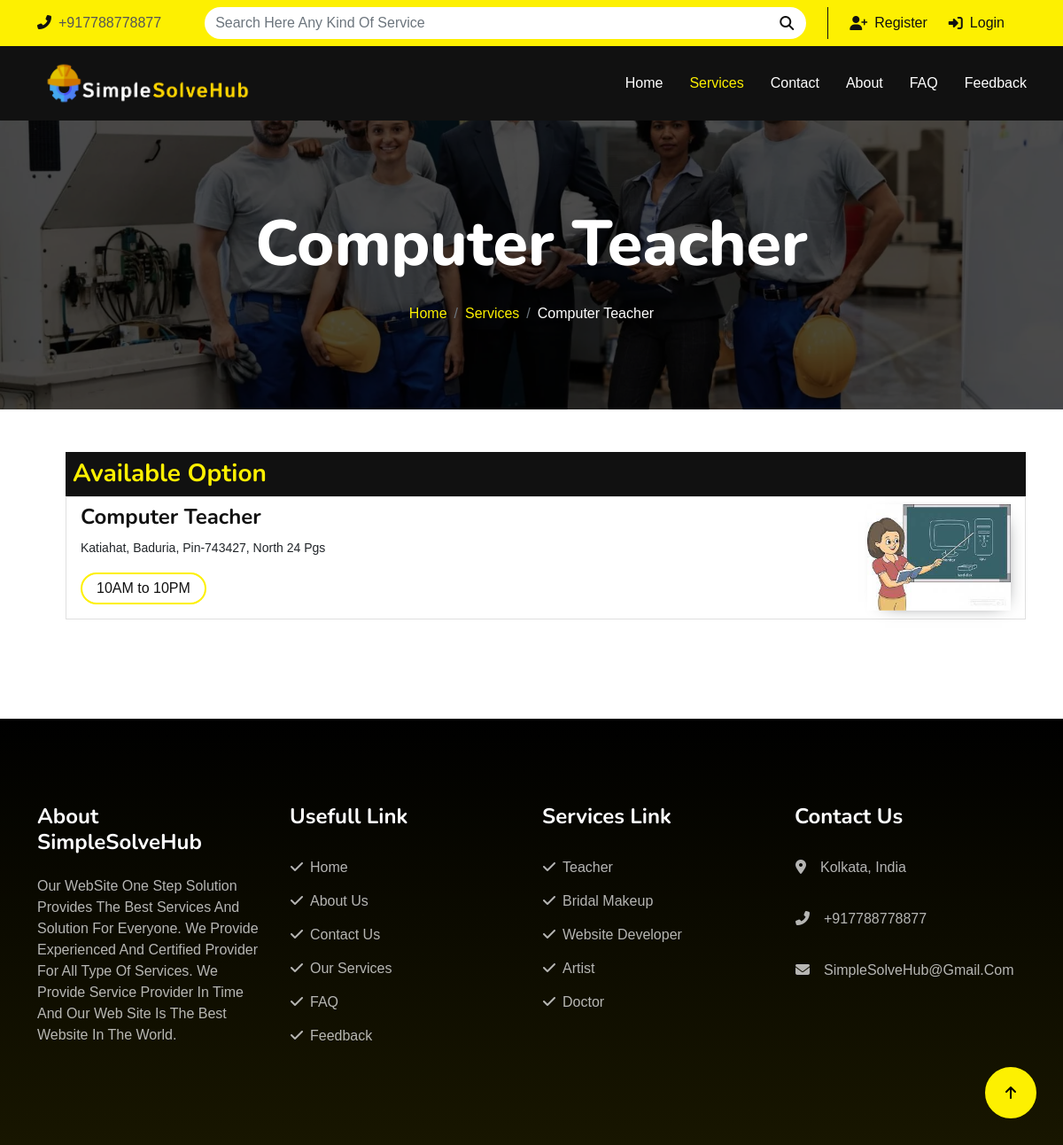
/popular_service_option.php?id=Computer Teacher, run on the app's committed database.
### tables this page shows
CREATE TABLE `agent_service` (
  `id` int(11) NOT NULL,
  `user_id` text NOT NULL,
  `service_profession` text NOT NULL,
  `service_name` text NOT NULL,
  `description` text NOT NULL,
  `address` text NOT NULL,
  `email` text NOT NULL,
  `mobile_number` text NOT NULL,
  `service_image` text NOT NULL,
  `auth` text NOT NULL
);

### popular_service_option.php (the view, shortened to what this page needs)
<?php
  require './components/head.php';
  include('./config/db_con.php');
  $id=$_GET['id'];
?>
</head>
<body>
   <?php require './components/top_nav.php' ?>
    <?php require './components/navbar.php' ?>
    <div class="container-fluid page-header py-5">
        <div class="container text-center py-5">
            <h1 class="display-2 text-white mb-4 animated slideInDown"><?php echo $id; ?></h1>
            <nav aria-label="breadcrumb">
                <ol class="breadcrumb justify-content-center mb-0 animated slideInDown">
                    <li class="breadcrumb-item"><a href="./index.php">Home</a></li>
                    <li class="breadcrumb-item"><a href="./service.php">Services</a></li>
                    <li class="breadcrumb-item text-white" aria-current="page"><?php echo $id; ?></li>
                </ol>
            </nav>
        </div>
    </div>
    <div class="container mt-5">
        <div class="row">
            <div class="col-12">
                <ul class="">
                    <h3 class="bg-dark p-2 m-0 text-primary">Available Option</h3>
                    <?php
                        $sql="SELECT * FROM `agent_service` where service_name='$id' AND auth='0' order by id desc";
                        $data=mysqli_query($conn,$sql);
                        while($result=mysqli_fetch_assoc($data))
                        {
                            ?>
                                <a href="./service_details.php?id=<?php echo $result['id'];?>" class="list-group-item list-group-item-action d-flex justify-content-between align-items-center">
                                    <div class="flex-column">
                                        <h4><?php echo $result['service_name'] ?></h4>
                                        <p><small><?php echo $result['address'] ?></small></p>
                                        <span class="mb-2 px-3 py-1 text-dark rounded-pill d-inline-block border border-2 border-primary"> 10AM to 10PM</span>
                                    </div>
                                    <div class="image-parent">
                                        <img src="./agent/<?php echo $result['service_image'] ?>" class="shop_img" alt="quixote">
                                    </div>
                                </a>
                            <?php
                        }
                    ?>
                </ul>
            </div>
        </div>
    </div>
    <?php require './components/footer.php' ?>
    <a href="#" class="btn btn-primary rounded-circle border-3 back-to-top"><i class="fa fa-arrow-up"></i></a>
</body>
</html>

### css/style.css (style rules this page uses)
.back-to-top { position: fixed; right: 30px; bottom: 30px; display: flex; width: 58px; height: 58px; align-items: center; justify-content: center; z-index: 99; }
.btn { text-transform: uppercase; font-weight: 500; transition: .5s; }
.btn.btn-primary { box-shadow: inset 0 0 0 0 var(--bs-dark); }
.page-header { background: linear-gradient(rgba(0, 0, 0, .7), rgba(0, 0, 0, .7)), url(../img/hero_img2.webp) center center no-repeat; background-size: cover; }

### css/main.css (style rules this page uses)
.shop_img { height: 120px; box-shadow: 5px 5px 20px -15px; }

### data on the page
agent_service: service_name "Computer Teacher", address "Katiahat, Baduria, Pin-743427, North 24 Pgs", service_image (picture)

### other printed values
$id "Computer Teacher"
